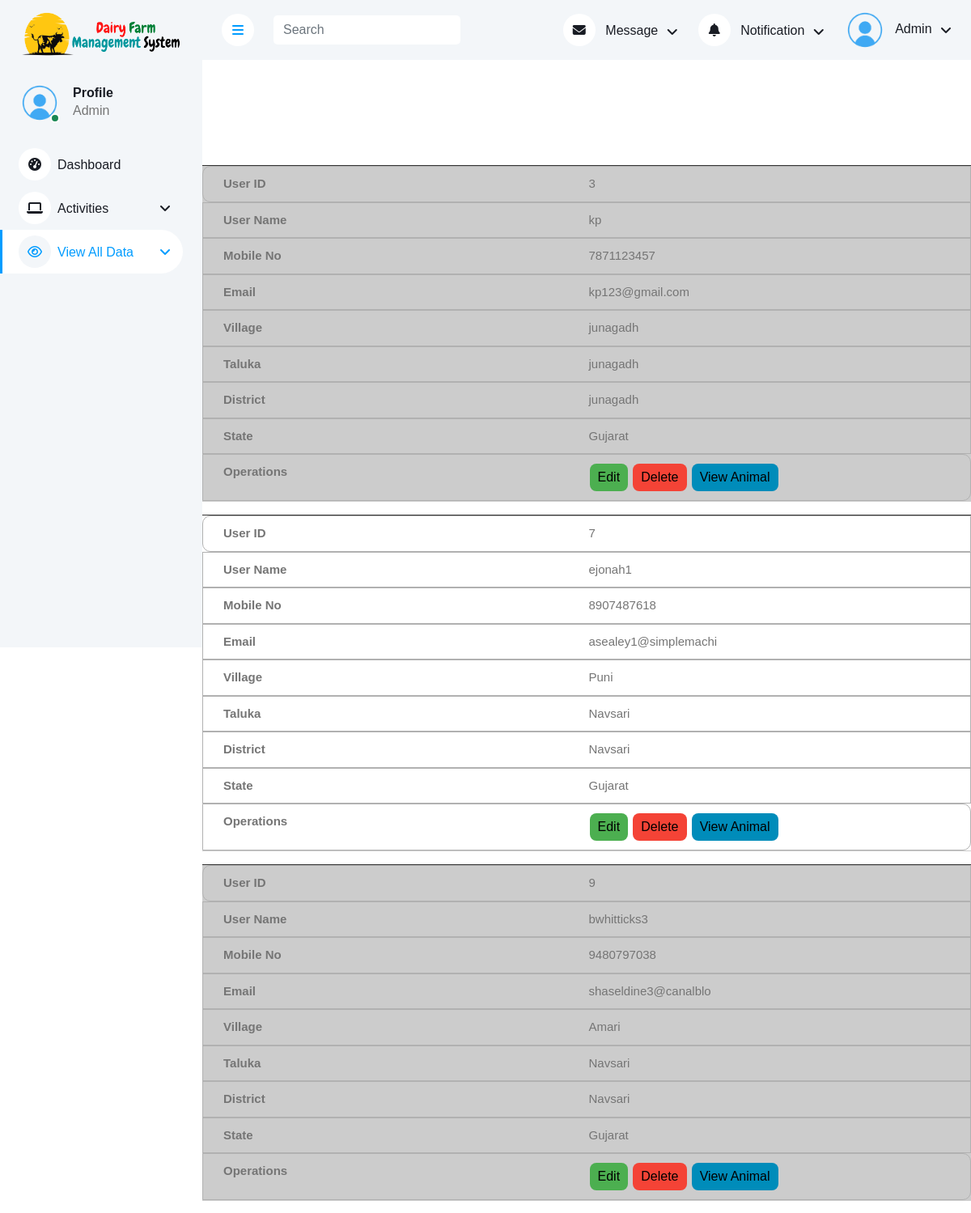
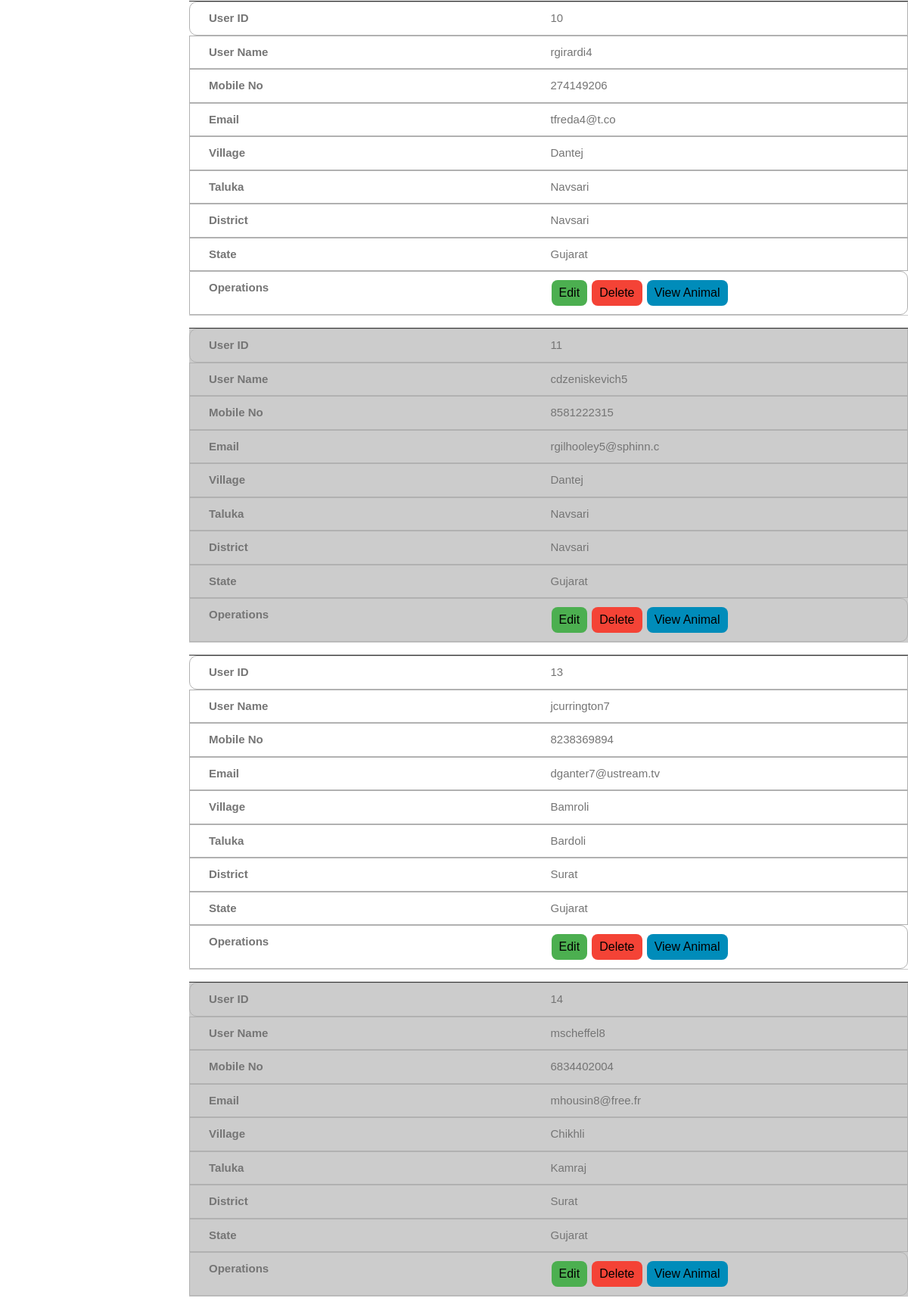
The page /admin/view_users.php (upper part) on the database its author committed (2 pictures, top to bottom).
### tables this page shows
CREATE TABLE `user` (
  `user_id` int(20) NOT NULL,
  `role` enum('Admin','dairy attendent','user') NOT NULL,
  `user_name` varchar(20) NOT NULL,
  `password` varchar(20) NOT NULL,
  `mobile_no` bigint(11) NOT NULL,
  `email` varchar(255) NOT NULL,
  `village` varchar(20) NOT NULL,
  `taluka` varchar(20) NOT NULL,
  `district` varchar(20) NOT NULL,
  `state` varchar(20) NOT NULL
);

### admin/view_users.php (the view, shortened to what this page needs)
<?php
$con = mysqli_connect("localhost", "root", "", "dairy_management");
?>
<!DOCTYPE html>
<html lang="en">
<head>
	<link rel="stylesheet" href="./css_final.css">
	<link href="https://cdnjs.cloudflare.com/ajax/libs/font-awesome/5.10.0/css/all.min.css" rel="stylesheet">
	<link href="https://cdn.jsdelivr.net/npm/bootstrap-icons@1.4.1/font/bootstrap-icons.css" rel="stylesheet">
	<link href="lib/owlcarousel/assets/owl.carousel.min.css" rel="stylesheet">
	<link href="lib/tempusdominus/css/tempusdominus-bootstrap-4.min.css" rel="stylesheet" />
	<link href="css/bootstrap.min.css" rel="stylesheet">
	<link href="css/style.css" rel="stylesheet">
	<link rel="stylesheet" type="text/css" href="https://cdn.datatables.net/1.12.1/css/jquery.dataTables.css">
</head>
<body>
	<div class="container-xxl position-relative bg-white d-flex p-0">
		<?php
		include "sidebar/view_all_data/2.php"
		?>
		<div class="content">
			<?php
			include "header.php"
			?>
			<br>
			<table id="emp-table">
				<tbody>
					<?php
					$query = mysqli_query($con, "select * from user where role='user'");
					while ($result1 = mysqli_fetch_assoc($query)) {
						echo "
			   <tr>
			   <td>" . $result1['user_id'] . "</td>
			   <td>" . $result1['user_name'] . "</td>
			   <td>" . $result1['mobile_no'] . "</td>
			   <td>" . $result1['email'] . "</td>
			   <td>" . $result1['village'] . "</td>
			   <td>" . $result1['taluka'] . "</td>
			   <td>" . $result1['district'] . "</td>
			   <td>" . $result1['state'] . "</td>
			   <td><a href='edituser.php ? uid=$result1[user_id]' class='button button1'>Edit</a>
			   <a href='deleteuser.php ? uid=$result1[user_id]' onclick='returncheckdelete()' class='button button2'>Delete</a>
			   <a href='view_animals.php ? uid=$result1[user_id]' class='button button3'>View Animal</a></td>
			   </tr>
			   ";
					}
					?>
				</tbody>
			</table>
</body>
</html>
</body>
</html>

### admin/css_final.css (style rules this page uses)
* { margin: 0px; padding: 0; font-family: Arial, Helvetica, sans-serif; }
table { min-width: max-content; border-collapse: separate; border-spacing: 0px; }
table th, table td { padding: 15px; padding-top: 10px; padding-bottom: 10px; }
table td { text-align: left; font-size: 15px; border: 1px solid rgb(177, 177, 177); padding-left: 20px; }

### admin/css/style.css (style rules this page uses)
:root { --primary: #009CFF; --light: #F3F6F9; --dark: #191C24; }
.content { margin-left: 250px; min-height: 100vh; background: #FFFFFF; transition: 0.5s; }
@media (min-width: 992px) { .content { width: calc(100% - 250px); } }

### admin/view_users.php (style rules this page uses)
table { width: 100%; border-collapse: collapse; }
table td:first-child { border-radius: 10px 0 0 10px; }
table td:last-child { border-radius: 0 10px 10px 0; }
td, th { font-size: 16px; padding: 5px; border: 1px solid #ccc; text-align: left; }
tr:nth-of-type(even) { background-color: White; }
@media only screen and (max-width: 760px),
	(min-device-width: 768px) and (max-device-width: 1024px) { table { margin-top: 106px; } }
@media only screen and (max-width: 760px),
	(min-device-width: 768px) and (max-device-width: 1024px) { table, thead, tbody, th, td, tr { display: block; } }
@media only screen and (max-width: 760px),
	(min-device-width: 768px) and (max-device-width: 1024px) { tr { margin: 0 0 1rem 0; overflow: auto; border-bottom: 1px solid #ccc; } }
@media only screen and (max-width: 760px),
	(min-device-width: 768px) and (max-device-width: 1024px) { tbody tr:before { counter-increment: my-sec-counter; content: ""; background-color: #333; display: block; height: 1px; } }
@media only screen and (max-width: 760px),
	(min-device-width: 768px) and (max-device-width: 1024px) { tr:nth-child(odd) { background: #ccc; } }
@media only screen and (max-width: 760px),
	(min-device-width: 768px) and (max-device-width: 1024px) { td { border: none; border-bottom: 1px solid #eee; margin-right: 0%; display: block; border-right: 1px solid #ccc; border-left: 1px solid #ccc; box-sizing: border-box; } }
@media only screen and (max-width: 760px),
	(min-device-width: 768px) and (max-device-width: 1024px) { td:before { font-weight: bold; width: 50%; float: left; box-sizing: border-box; padding-left: 5px; } }
@media only screen and (max-width: 760px),
	(min-device-width: 768px) and (max-device-width: 1024px) { td:nth-of-type(1):before { content: "User ID"; } }
@media only screen and (max-width: 760px),
	(min-device-width: 768px) and (max-device-width: 1024px) { td:nth-of-type(2):before { content: "User Name"; } }
@media only screen and (max-width: 760px),
	(min-device-width: 768px) and (max-device-width: 1024px) { td:nth-of-type(3):before { content: "Mobile No"; } }
@media only screen and (max-width: 760px),
	(min-device-width: 768px) and (max-device-width: 1024px) { td:nth-of-type(4):before { content: "Email"; } }
@media only screen and (max-width: 760px),
	(min-device-width: 768px) and (max-device-width: 1024px) { td:nth-of-type(5):before { content: "Village"; } }
@media only screen and (max-width: 760px),
	(min-device-width: 768px) and (max-device-width: 1024px) { td:nth-of-type(6):before { content: "Taluka"; } }
@media only screen and (max-width: 760px),
	(min-device-width: 768px) and (max-device-width: 1024px) { td:nth-of-type(7):before { content: "District"; } }
@media only screen and (max-width: 760px),
	(min-device-width: 768px) and (max-device-width: 1024px) { td:nth-of-type(8):before { content: "State"; } }
@media only screen and (max-width: 760px),
	(min-device-width: 768px) and (max-device-width: 1024px) { td:nth-of-type(9):before { content: "Operations"; } }
.button { border: none; color: white; padding: 5px 10px; text-align: center; text-decoration: none; display: inline-block; font-size: 16px; margin: 1px 1px; cursor: pointer; }
.button1 { background-color: #4CAF50; color: black; border-radius: 8px; }
.button2 { background-color: #f44336; color: black; border-radius: 8px; }
.button3 { background-color: #008CBA; color: black; border-radius: 8px; }

### rows shown on the page
user: user_id "3", user_name "kp", mobile_no "7871123457", email "kp123@gmail.com", village "junagadh", taluka "junagadh", district "junagadh", state "Gujarat"
user: user_id "7", user_name "ejonah1", mobile_no "8907487618", email "asealey1@simplemachi", village "Puni", taluka "Navsari", district "Navsari", state "Gujarat"
user: user_id "9", user_name "bwhitticks3", mobile_no "9480797038", email "shaseldine3@canalblo", village "Amari", taluka "Navsari", district "Navsari", state "Gujarat"
user: user_id "10", user_name "rgirardi4", mobile_no "274149206", email "tfreda4@t.co", village "Dantej", taluka "Navsari", district "Navsari", state "Gujarat"
user: user_id "11", user_name "cdzeniskevich5", mobile_no "8581222315", email "rgilhooley5@sphinn.c", village "Dantej", taluka "Navsari", district "Navsari", state "Gujarat"
user: user_id "13", user_name "jcurrington7", mobile_no "8238369894", email "dganter7@ustream.tv", village "Bamroli", taluka "Bardoli", district "Surat", state "Gujarat"
user: user_id "14", user_name "mscheffel8", mobile_no "6834402004", email "mhousin8@free.fr", village "Chikhli", taluka "Kamraj", district "Surat", state "Gujarat"
